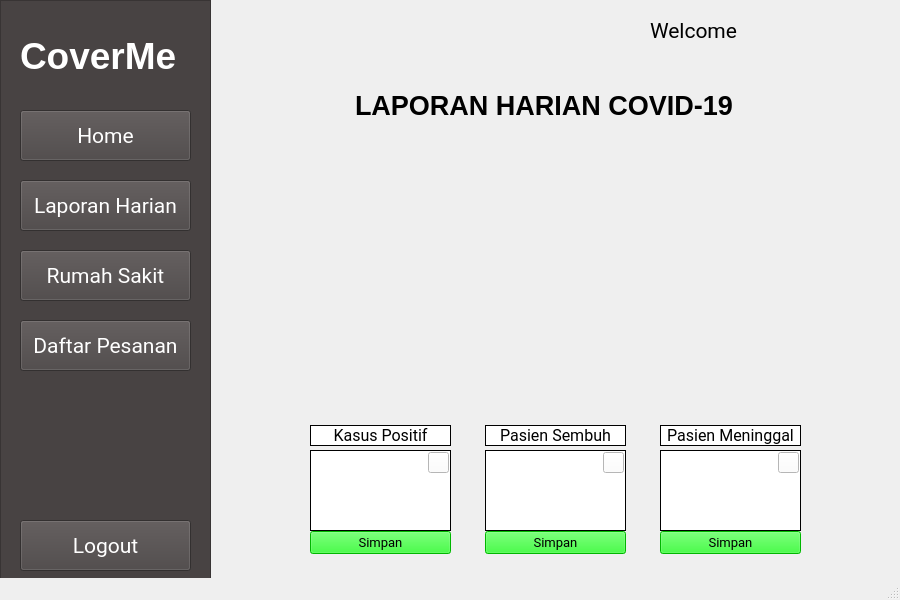
<?xml version="1.0" encoding="UTF-8"?>
<ui version="4.0">
 <class>MainWindow</class>
 <widget class="QMainWindow" name="MainWindow">
  <property name="geometry">
   <rect>
    <x>0</x>
    <y>0</y>
    <width>900</width>
    <height>600</height>
   </rect>
  </property>
  <property name="windowTitle">
   <string>MainWindow</string>
  </property>
  <widget class="QWidget" name="centralwidget">
   <widget class="QFrame" name="Sidebar">
    <property name="geometry">
     <rect>
      <x>0</x>
      <y>0</y>
      <width>211</width>
      <height>611</height>
     </rect>
    </property>
    <property name="styleSheet">
     <string notr="true">QFrame{
	background-color: rgb(72, 67, 67);
}</string>
    </property>
    <property name="frameShape">
     <enum>QFrame::StyledPanel</enum>
    </property>
    <property name="frameShadow">
     <enum>QFrame::Raised</enum>
    </property>
    <widget class="QPushButton" name="Laporan_Harian">
     <property name="geometry">
      <rect>
       <x>20</x>
       <y>180</y>
       <width>171</width>
       <height>51</height>
      </rect>
     </property>
     <property name="font">
      <font>
       <family>Roboto</family>
       <pointsize>16</pointsize>
      </font>
     </property>
     <property name="styleSheet">
      <string notr="true">QPushButton{
	background-color: rgb(72, 67, 67);
	color: rgb(255, 255, 255);
}</string>
     </property>
     <property name="text">
      <string>Laporan Harian</string>
     </property>
    </widget>
    <widget class="QLabel" name="label">
     <property name="geometry">
      <rect>
       <x>20</x>
       <y>20</y>
       <width>171</width>
       <height>71</height>
      </rect>
     </property>
     <property name="font">
      <font>
       <pointsize>28</pointsize>
       <weight>75</weight>
       <bold>true</bold>
      </font>
     </property>
     <property name="styleSheet">
      <string notr="true">QLabel{
	color: rgb(255, 255, 255);
}</string>
     </property>
     <property name="text">
      <string>CoverMe</string>
     </property>
    </widget>
    <widget class="QPushButton" name="RumahSakit">
     <property name="geometry">
      <rect>
       <x>20</x>
       <y>250</y>
       <width>171</width>
       <height>51</height>
      </rect>
     </property>
     <property name="font">
      <font>
       <family>Roboto</family>
       <pointsize>16</pointsize>
      </font>
     </property>
     <property name="styleSheet">
      <string notr="true">QPushButton{
	background-color: rgb(72, 67, 67);
	color: rgb(255, 255, 255);
}</string>
     </property>
     <property name="text">
      <string>Rumah Sakit</string>
     </property>
    </widget>
    <widget class="QPushButton" name="Daftar_Pesanan">
     <property name="geometry">
      <rect>
       <x>20</x>
       <y>320</y>
       <width>171</width>
       <height>51</height>
      </rect>
     </property>
     <property name="font">
      <font>
       <family>Roboto</family>
       <pointsize>16</pointsize>
      </font>
     </property>
     <property name="styleSheet">
      <string notr="true">QPushButton{
	background-color: rgb(72, 67, 67);
	color: rgb(255, 255, 255);
}</string>
     </property>
     <property name="text">
      <string>Daftar Pesanan</string>
     </property>
    </widget>
    <widget class="QPushButton" name="Home">
     <property name="geometry">
      <rect>
       <x>20</x>
       <y>110</y>
       <width>171</width>
       <height>51</height>
      </rect>
     </property>
     <property name="font">
      <font>
       <family>Roboto</family>
       <pointsize>16</pointsize>
      </font>
     </property>
     <property name="styleSheet">
      <string notr="true">QPushButton{
	background-color: rgb(72, 67, 67);
	color: rgb(255, 255, 255);
}</string>
     </property>
     <property name="text">
      <string>Home</string>
     </property>
    </widget>
    <widget class="QPushButton" name="Logout">
     <property name="geometry">
      <rect>
       <x>20</x>
       <y>520</y>
       <width>171</width>
       <height>51</height>
      </rect>
     </property>
     <property name="font">
      <font>
       <family>Roboto</family>
       <pointsize>16</pointsize>
      </font>
     </property>
     <property name="styleSheet">
      <string notr="true">QPushButton{
	background-color: rgb(72, 67, 67);
	color: rgb(255, 255, 255);
}</string>
     </property>
     <property name="text">
      <string>Logout</string>
     </property>
    </widget>
   </widget>
   <widget class="QLabel" name="Nama_Admin">
    <property name="geometry">
     <rect>
      <x>650</x>
      <y>0</y>
      <width>251</width>
      <height>61</height>
     </rect>
    </property>
    <property name="font">
     <font>
      <family>Roboto</family>
      <pointsize>16</pointsize>
     </font>
    </property>
    <property name="text">
     <string>Welcome  &lt;AdminName&gt;</string>
    </property>
   </widget>
   <widget class="QLabel" name="header_tambah">
    <property name="geometry">
     <rect>
      <x>355</x>
      <y>90</y>
      <width>401</width>
      <height>31</height>
     </rect>
    </property>
    <property name="font">
     <font>
      <pointsize>20</pointsize>
      <weight>75</weight>
      <bold>true</bold>
     </font>
    </property>
    <property name="styleSheet">
     <string notr="true">QLabel{
	color: rgb(0, 0, 0);
}</string>
    </property>
    <property name="text">
     <string>LAPORAN HARIAN COVID-19</string>
    </property>
   </widget>
   <widget class="QLabel" name="label_2">
    <property name="geometry">
     <rect>
      <x>310</x>
      <y>130</y>
      <width>491</width>
      <height>281</height>
     </rect>
    </property>
    <property name="text">
     <string/>
    </property>
    <property name="pixmap">
     <pixmap>../img/nao.jpg</pixmap>
    </property>
    <property name="scaledContents">
     <bool>true</bool>
    </property>
   </widget>
   <widget class="QLineEdit" name="edit_positif">
    <property name="enabled">
     <bool>false</bool>
    </property>
    <property name="geometry">
     <rect>
      <x>310</x>
      <y>450</y>
      <width>141</width>
      <height>81</height>
     </rect>
    </property>
    <property name="font">
     <font>
      <family>Roboto</family>
      <pointsize>16</pointsize>
      <weight>75</weight>
      <bold>true</bold>
     </font>
    </property>
    <property name="styleSheet">
     <string notr="true">border-style: solid;
border-color: rgb(0, 0, 0);
border-width:1px;
border-style: solid;</string>
    </property>
    <property name="text">
     <string/>
    </property>
    <property name="alignment">
     <set>Qt::AlignCenter</set>
    </property>
   </widget>
   <widget class="QLabel" name="label_positif">
    <property name="geometry">
     <rect>
      <x>310</x>
      <y>425</y>
      <width>141</width>
      <height>21</height>
     </rect>
    </property>
    <property name="font">
     <font>
      <family>Roboto</family>
      <pointsize>12</pointsize>
     </font>
    </property>
    <property name="autoFillBackground">
     <bool>false</bool>
    </property>
    <property name="styleSheet">
     <string notr="true">background-color: rgb(255, 255, 255);
border-color: rgb(0, 0, 0);
border-width:1px;
border-style: solid;</string>
    </property>
    <property name="text">
     <string>Kasus Positif</string>
    </property>
    <property name="alignment">
     <set>Qt::AlignCenter</set>
    </property>
   </widget>
   <widget class="QPushButton" name="button_edit_positif">
    <property name="geometry">
     <rect>
      <x>428</x>
      <y>452</y>
      <width>21</width>
      <height>21</height>
     </rect>
    </property>
    <property name="autoFillBackground">
     <bool>false</bool>
    </property>
    <property name="styleSheet">
     <string notr="true">background-color: rgb(255, 255, 255);</string>
    </property>
    <property name="text">
     <string/>
    </property>
    <property name="icon">
     <iconset>
      <normaloff>../img/edit.png</normaloff>../img/edit.png</iconset>
    </property>
   </widget>
   <widget class="QPushButton" name="button_edit_sembuh">
    <property name="geometry">
     <rect>
      <x>603</x>
      <y>452</y>
      <width>21</width>
      <height>21</height>
     </rect>
    </property>
    <property name="autoFillBackground">
     <bool>false</bool>
    </property>
    <property name="styleSheet">
     <string notr="true">background-color: rgb(255, 255, 255);</string>
    </property>
    <property name="text">
     <string/>
    </property>
    <property name="icon">
     <iconset>
      <normaloff>../img/edit.png</normaloff>../img/edit.png</iconset>
    </property>
   </widget>
   <widget class="QLabel" name="label_sembuh">
    <property name="geometry">
     <rect>
      <x>485</x>
      <y>425</y>
      <width>141</width>
      <height>21</height>
     </rect>
    </property>
    <property name="font">
     <font>
      <family>Roboto</family>
      <pointsize>12</pointsize>
     </font>
    </property>
    <property name="autoFillBackground">
     <bool>false</bool>
    </property>
    <property name="styleSheet">
     <string notr="true">background-color: rgb(255, 255, 255);
border-color: rgb(0, 0, 0);
border-width:1px;
border-style: solid;</string>
    </property>
    <property name="text">
     <string>Pasien Sembuh</string>
    </property>
    <property name="alignment">
     <set>Qt::AlignCenter</set>
    </property>
   </widget>
   <widget class="QLineEdit" name="edit_sembuh">
    <property name="enabled">
     <bool>false</bool>
    </property>
    <property name="geometry">
     <rect>
      <x>485</x>
      <y>450</y>
      <width>141</width>
      <height>81</height>
     </rect>
    </property>
    <property name="font">
     <font>
      <family>Roboto</family>
      <pointsize>16</pointsize>
      <weight>75</weight>
      <bold>true</bold>
     </font>
    </property>
    <property name="styleSheet">
     <string notr="true">border-style: solid;
border-color: rgb(0, 0, 0);
border-width:1px;
border-style: solid;</string>
    </property>
    <property name="text">
     <string/>
    </property>
    <property name="alignment">
     <set>Qt::AlignCenter</set>
    </property>
   </widget>
   <widget class="QPushButton" name="button_edit_meninggal">
    <property name="geometry">
     <rect>
      <x>778</x>
      <y>452</y>
      <width>21</width>
      <height>21</height>
     </rect>
    </property>
    <property name="autoFillBackground">
     <bool>false</bool>
    </property>
    <property name="styleSheet">
     <string notr="true">background-color: rgb(255, 255, 255);</string>
    </property>
    <property name="text">
     <string/>
    </property>
    <property name="icon">
     <iconset>
      <normaloff>../img/edit.png</normaloff>../img/edit.png</iconset>
    </property>
   </widget>
   <widget class="QLineEdit" name="edit_meninggal">
    <property name="enabled">
     <bool>false</bool>
    </property>
    <property name="geometry">
     <rect>
      <x>660</x>
      <y>450</y>
      <width>141</width>
      <height>81</height>
     </rect>
    </property>
    <property name="font">
     <font>
      <family>Roboto</family>
      <pointsize>16</pointsize>
      <weight>75</weight>
      <bold>true</bold>
     </font>
    </property>
    <property name="styleSheet">
     <string notr="true">border-style: solid;
border-color: rgb(0, 0, 0);
border-width:1px;
border-style: solid;</string>
    </property>
    <property name="text">
     <string/>
    </property>
    <property name="alignment">
     <set>Qt::AlignCenter</set>
    </property>
   </widget>
   <widget class="QLabel" name="label_meninggal">
    <property name="geometry">
     <rect>
      <x>660</x>
      <y>425</y>
      <width>141</width>
      <height>21</height>
     </rect>
    </property>
    <property name="font">
     <font>
      <family>Roboto</family>
      <pointsize>12</pointsize>
     </font>
    </property>
    <property name="autoFillBackground">
     <bool>false</bool>
    </property>
    <property name="styleSheet">
     <string notr="true">background-color: rgb(255, 255, 255);
border-color: rgb(0, 0, 0);
border-width:1px;
border-style: solid;</string>
    </property>
    <property name="text">
     <string>Pasien Meninggal</string>
    </property>
    <property name="alignment">
     <set>Qt::AlignCenter</set>
    </property>
   </widget>
   <widget class="QPushButton" name="button_simpan_positif">
    <property name="enabled">
     <bool>true</bool>
    </property>
    <property name="geometry">
     <rect>
      <x>310</x>
      <y>531</y>
      <width>141</width>
      <height>23</height>
     </rect>
    </property>
    <property name="font">
     <font>
      <family>Roboto</family>
      <pointsize>10</pointsize>
     </font>
    </property>
    <property name="styleSheet">
     <string notr="true">background-color: rgb(0, 255, 0);</string>
    </property>
    <property name="text">
     <string>Simpan</string>
    </property>
   </widget>
   <widget class="QPushButton" name="button_simpan_sembuh">
    <property name="enabled">
     <bool>true</bool>
    </property>
    <property name="geometry">
     <rect>
      <x>485</x>
      <y>531</y>
      <width>141</width>
      <height>23</height>
     </rect>
    </property>
    <property name="font">
     <font>
      <family>Roboto</family>
      <pointsize>10</pointsize>
     </font>
    </property>
    <property name="styleSheet">
     <string notr="true">background-color: rgb(0, 255, 0);</string>
    </property>
    <property name="text">
     <string>Simpan</string>
    </property>
   </widget>
   <widget class="QPushButton" name="button_simpan_meninggal">
    <property name="enabled">
     <bool>true</bool>
    </property>
    <property name="geometry">
     <rect>
      <x>660</x>
      <y>531</y>
      <width>141</width>
      <height>23</height>
     </rect>
    </property>
    <property name="font">
     <font>
      <family>Roboto</family>
      <pointsize>10</pointsize>
     </font>
    </property>
    <property name="styleSheet">
     <string notr="true">background-color: rgb(0, 255, 0);</string>
    </property>
    <property name="text">
     <string>Simpan</string>
    </property>
   </widget>
   <zorder>Sidebar</zorder>
   <zorder>Nama_Admin</zorder>
   <zorder>header_tambah</zorder>
   <zorder>label_2</zorder>
   <zorder>edit_positif</zorder>
   <zorder>label_positif</zorder>
   <zorder>button_edit_positif</zorder>
   <zorder>label_sembuh</zorder>
   <zorder>edit_sembuh</zorder>
   <zorder>button_edit_sembuh</zorder>
   <zorder>edit_meninggal</zorder>
   <zorder>label_meninggal</zorder>
   <zorder>button_edit_meninggal</zorder>
   <zorder>button_simpan_positif</zorder>
   <zorder>button_simpan_sembuh</zorder>
   <zorder>button_simpan_meninggal</zorder>
  </widget>
  <widget class="QStatusBar" name="statusbar"/>
 </widget>
 <resources/>
 <connections/>
</ui>
